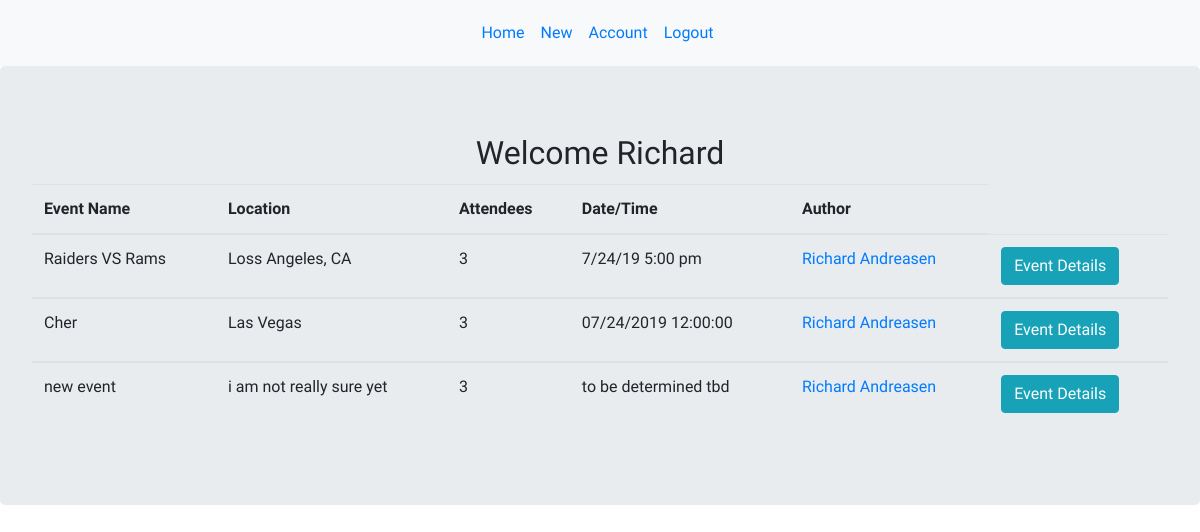
/homepage (signed in), run on an earlier commit of the app's database.
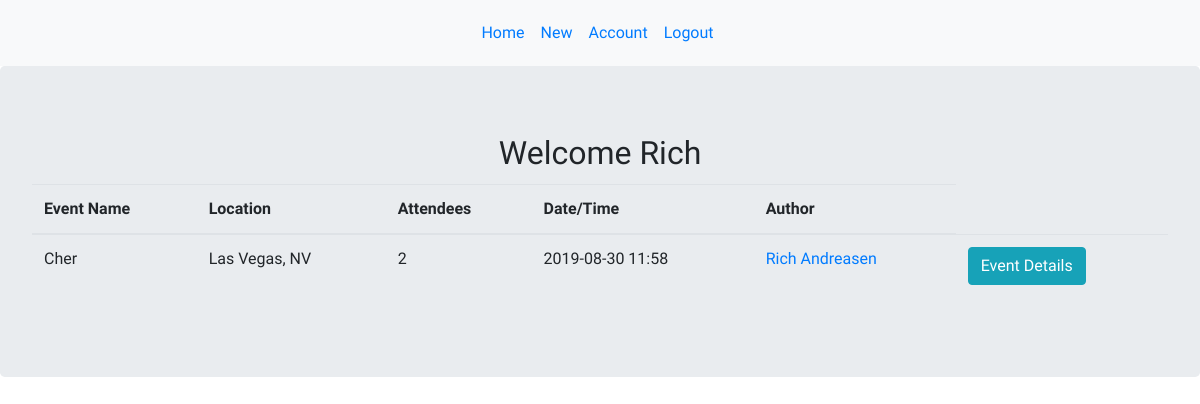
And on a later commit of the database.
### models.py (models this page shows)
class User(db.Model):
    __Tablename__ = "users"
    id = db.Column(db.Integer, primary_key=True)
    first_name = db.Column(db.String(100), nullable = False)
    last_name = db.Column(db.String(100), nullable = False)
    password = db.Column(db.String(200), unique = True, nullable = False)
    email = db.Column(db.String(100), unique = True, nullable = False)
    security_answer1 = db.Column(db.String(200))
    created_at = db.Column(db.DateTime, server_default=func.now())
    updated_at = db.Column(db.DateTime, server_default=func.now(), onupdate=func.now())
    users_that_attend_events = db.relationship('Event', lazy = 'dynamic', secondary = attendees_table)

class Event(db.Model):
    __Tablename__ = "events"
    id = db.Column(db.Integer, primary_key=True)
    event_title = db.Column(db.String(100))
    date = db.Column(db.String(8))
    time = db.Column(db.String(12))
    location = db.Column(db.String(100))
    information = db.Column(db.TEXT)
    creator_id = db.Column(db.Integer, db.ForeignKey("user.id"), nullable=False)
    author = db.relationship('User', foreign_keys=[creator_id], backref="user_messages", cascade="all")
    events_that_have_attendees = db.relationship('User', lazy = 'dynamic', secondary = attendees_table)

### controller_functions.py (the view)
def homepage():
    events = Event.query.all()
    user = User.query.get(session['uid'])
    user_events = user.users_that_attend_events.all()
    return render_template("user_home_page.html", all_events = events, all_events_of_user = user_events)

### templates/user_home_page.html (shortened to what this page needs)
<!DOCTYPE html>
<html lang="en">
<head>
    <link rel="stylesheet" href="{{ url_for('static', filename='main.css') }}">
    <link rel="stylesheet" href="https://maxcdn.bootstrapcdn.com/bootstrap/4.3.1/css/bootstrap.min.css">
</head>
<body>
    <nav class="navbar navbar-expand-sm bg-light justify-content-center">
        <ul class="navbar-nav">
            <li class="nav-item">
                <a class="nav-link" href="/homepage">Home</a>
            </li>
            <li class="nav-item">
                <a class="nav-link" href="/new">New</a>
            </li>
            <li class="nav-item">
                <a class="nav-link" href="/user_page/{{session['uid']}}">Account</a>
            </li>
            <li class="nav-item">
                <a class="nav-link" href="/logout">Logout</a>
            </li>
        </ul>
    </nav>
    <div class="jumbotron">
        <div class="d-flex justify-content-center">
            <h2>Welcome {{session['greetings']}} </h2>
        </div>
            <table class="table table-hover">
                <thead>
                        <tr>
                            <th> Event Name</th>
                            <th>Location</th>
                            <th>Attendees</th>
                            <th>Date/Time</th>
                            <th>Author</th>
                        </tr>
                    </thead>
                    {% for user in all_events_of_user %}
                    <tbody>
                        <td>{{ user.event_title }}</td>
                        <td>{{ user.location }}</td>
                        <td>{{ user.events_that_have_attendees.count() }}</td>
                        <td>{{ user.date }} {{ user.time }}</td>
                        <td><a href="/user_page/{{ user.author.id }}">{{user.author.first_name}} {{user.author.last_name}}</a></td>
                        <form action="/event/{{ user.id  }}">
                        <td><input class="btn btn-info" type="submit" value="Event Details"></td>
                    </form>
                    </tbody>
                    {% endfor %}
            </table>
        </div>
</body>
</html>

What changed in the data, as far as the page shows it:
no longer on this page (row edited): Event: event_title "Raiders VS Rams", location "Loss Angeles, CA", events_that_have_attendees.count "3", date "7/24/19", time "5:00 pm", author.first_name "Richard", author.last_name "Andreasen"
no longer on this page (row edited): Event: event_title "new event", location "i am not really sure yet", events_that_have_attendees.count "3", date "to be determined", time "tbd", author.first_name "Richard", author.last_name "Andreasen"
changed User: greetings "Richard" → "Rich"
changed Event "Cher": location "Las Vegas" → "Las Vegas, NV"; events_that_have_attendees.count "3" → "2"; date "07/24/2019" → "2019-08-30"; time "12:00:00" → "11:58"; author.first_name "Richard" → "Rich"
